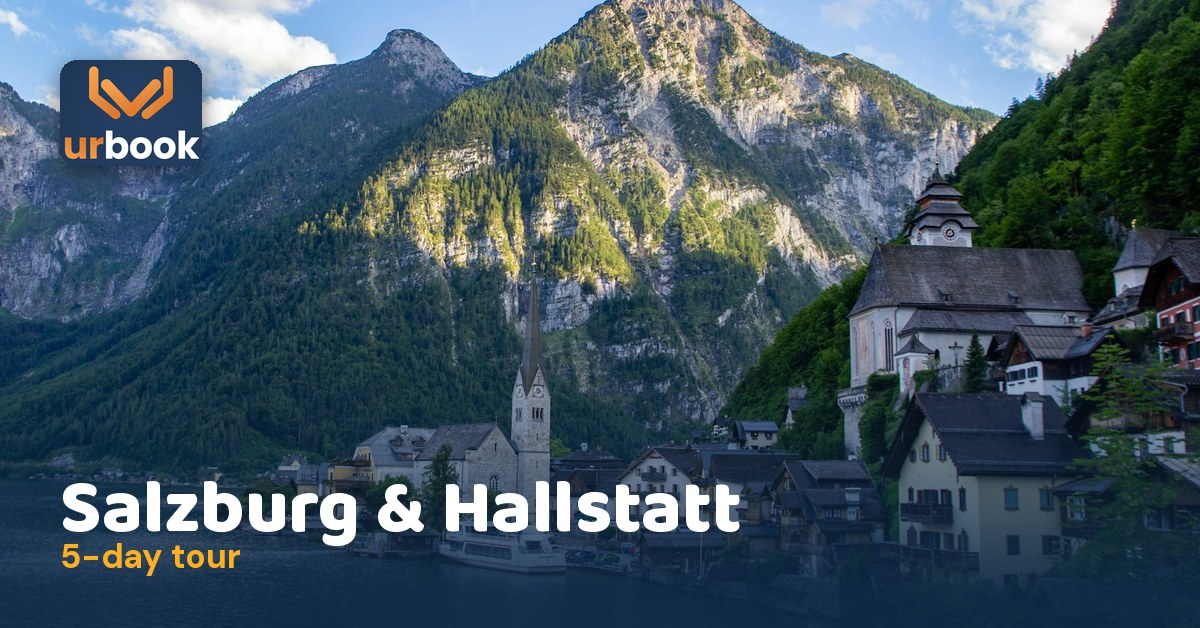
#> input picture ads/holidays/branded/europe-austria_landscape.jpg, 1200 x 628 px, given in place of urbook-logo.png, which was not available
$ python urbook_ad_images.py
#> lines starting #> are read from the running program, lines starting #| are printed output that depends on the picture
import csv,os
from PIL import Image,ImageOps,ImageDraw,ImageFont,ImageFilter
F='/home/claude/fonts/';INK=(14,42,71);SUN2=(255,176,32)
logo=Image.open('/home/claude/urbook-social/tools/urbook-logo.png').convert('RGB')
#> logo is the input picture: PIL image 1200x628 RGB; mean R, G, B 67.8, 87, 98.9
logo=logo.crop((150,250,930,830))  # mark + wordmark, trims navy margin
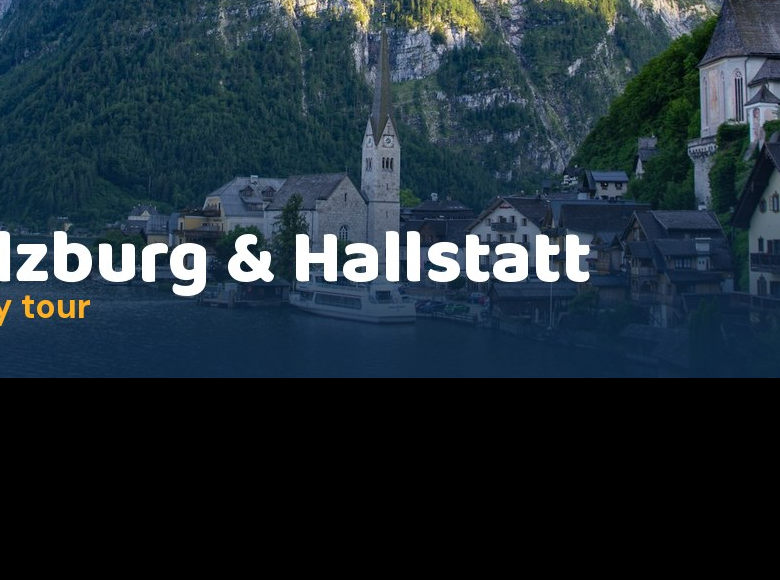
#> logo: PIL image 780x580 RGB; mean R, G, B 31.8, 45.6, 54.9
def badge(h):
  w=int(h*logo.width/logo.height);l=logo.resize((w,h),Image.LANCZOS)
  m=Image.new('L',(w,h),0);ImageDraw.Draw(m).rounded_rectangle((0,0,w-1,h-1),radius=int(h*.16),fill=255)
  return l,m
def fit_font(text,path,maxw,start,minsz):
  s=start
  while s>minsz:
    f=ImageFont.truetype(path,s)
    if f.getlength(text)<=maxw: return f
    s-=2
  return ImageFont.truetype(path,minsz)
def make(src,title,sub,W,H,out,brand=True):
  im=ImageOps.fit(ImageOps.exif_transpose(Image.open(src)).convert('RGB'),(W,H),Image.LANCZOS)
  if brand:
    g=Image.new('L',(1,H));gh=int(H*(.55 if H<W else .45))
    for y in range(H):
      t=max(0,(y-(H-gh))/gh);g.putpixel((0,y),int(235*min(1,t**1.3*1.15)))
    ov=Image.new('RGB',(W,H),INK);im=Image.composite(ov,im,g.resize((W,H)))
    d=ImageDraw.Draw(im);pad=int(W*.05)
    bh=int(H*(.17 if H<W else .1));l,m=badge(bh)
    sh=Image.new('L',(l.width+40,l.height+40),0);ImageDraw.Draw(sh).rounded_rectangle((20,20,20+l.width,20+l.height),radius=int(bh*.16),fill=120);sh=sh.filter(ImageFilter.GaussianBlur(10))
    im.paste((0,0,0),(pad-20,pad-14),sh);im.paste(l,(pad,pad),m)
    tf=fit_font(title,F+'Baloo2-800.ttf',W-2*pad,int(H*(.12 if H<W else .085)),30)
    sf=fit_font(sub,F+'DMSans-700.ttf',W-2*pad,int(H*(.055 if H<W else .04)),20)
    y_sub=H-pad-sf.size; y_t=y_sub-int(tf.size*1.12)
    d.text((pad,y_t),title,font=tf,fill='white');d.text((pad,y_sub),sub,font=sf,fill=SUN2)
  im.save(out,quality=88,optimize=True)
os.makedirs('branded',exist_ok=True);os.makedirs('clean',exist_ok=True)
#> (the run stopped early here; a loop or call above may not have finished)

$ run again, on ads/holidays/branded/europe-berlin-budapest_landscape.jpg
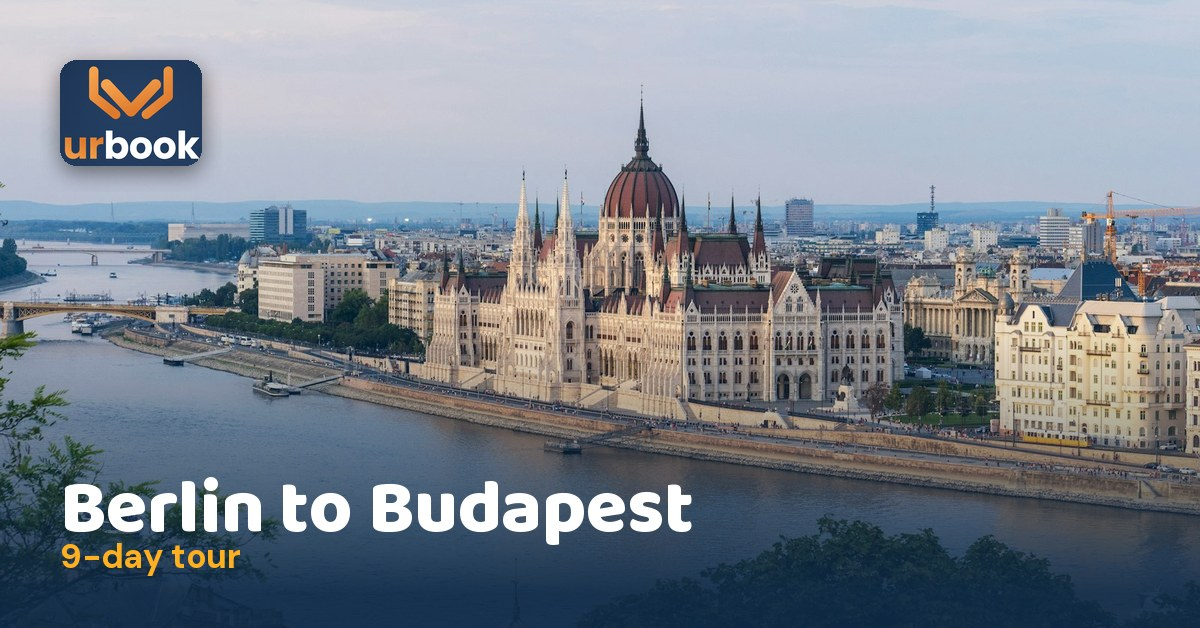
#> input picture ads/holidays/branded/europe-berlin-budapest_landscape.jpg, 1200 x 628 px, given in place of urbook-logo.png, which was not available
#> logo is the input picture: PIL image 1200x628 RGB; mean R, G, B 124.4, 132.7, 143.1
#> `logo=logo.crop((150,250,930,830))`:
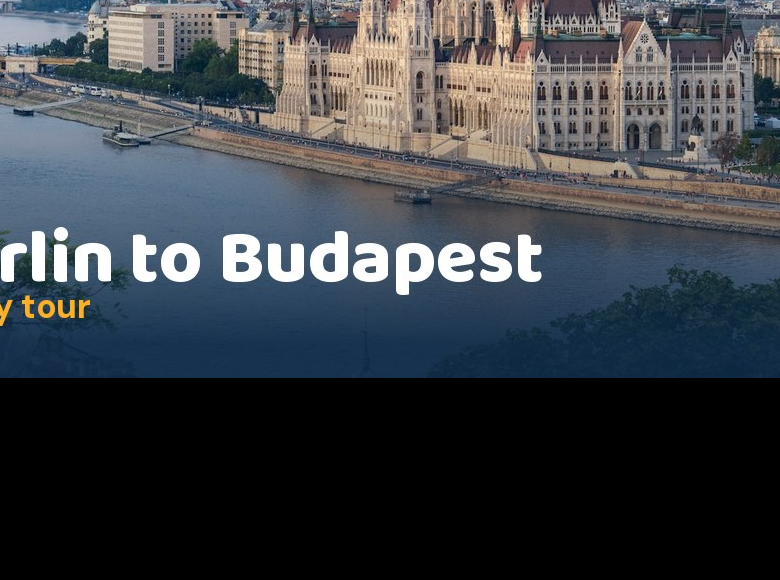
#> logo: PIL image 780x580 RGB; mean R, G, B 60.5, 65.2, 70.7

$ run again, on ads/holidays/branded/europe-berlin-budapest_square.jpg
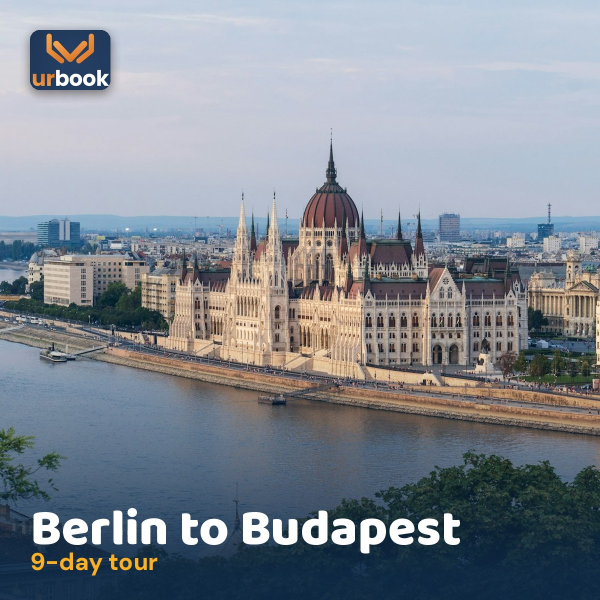
#> input picture ads/holidays/branded/europe-berlin-budapest_square.jpg, 1200 x 1200 px, given in place of urbook-logo.png, which was not available (shown at 1/2 size)
#> logo is the input picture: PIL image 1200x1200 RGB; mean R, G, B 129.8, 137.1, 146.5
#> `logo=logo.crop((150,250,930,830))`:
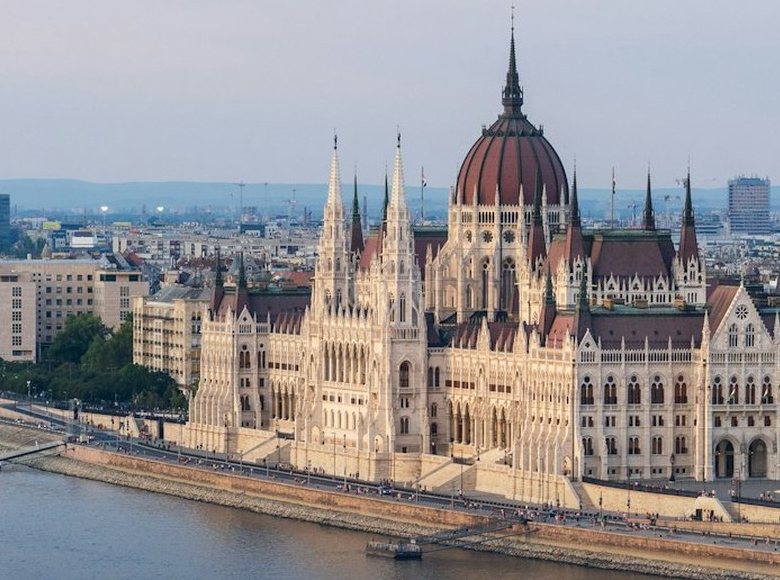
#> logo: PIL image 780x580 RGB; mean R, G, B 148.7, 145.7, 147.8

$ run again, on ads/holidays/branded/europe-germany_landscape.jpg
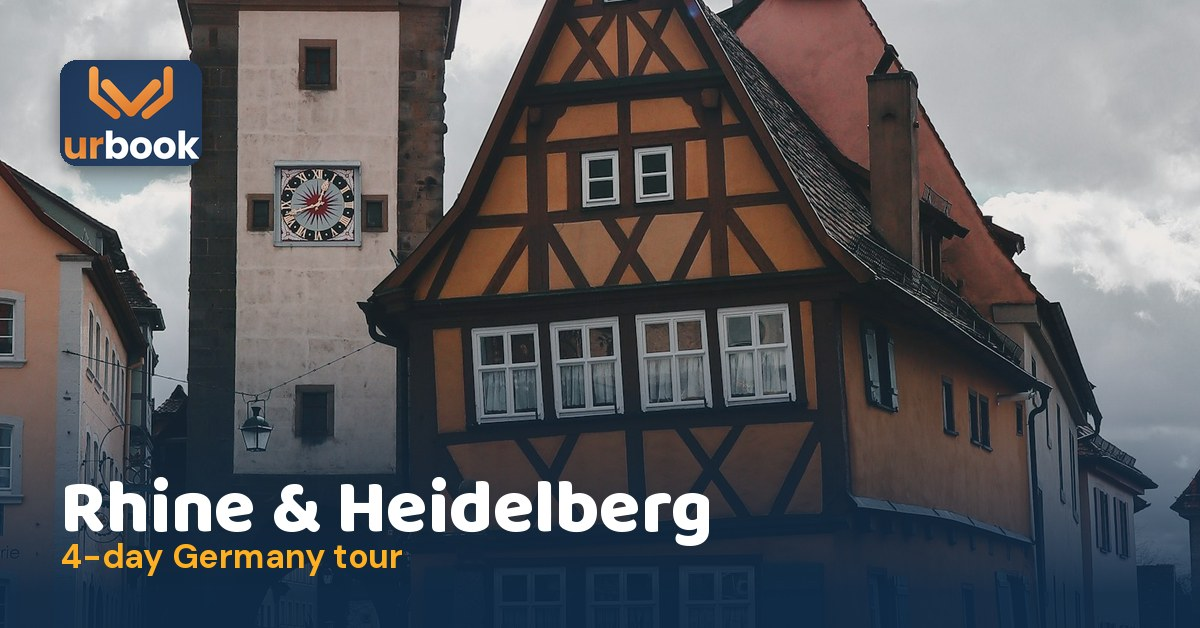
#> input picture ads/holidays/branded/europe-germany_landscape.jpg, 1200 x 628 px, given in place of urbook-logo.png, which was not available
#> logo is the input picture: PIL image 1200x628 RGB; mean R, G, B 92.3, 92.1, 95.7
#> `logo=logo.crop((150,250,930,830))`:
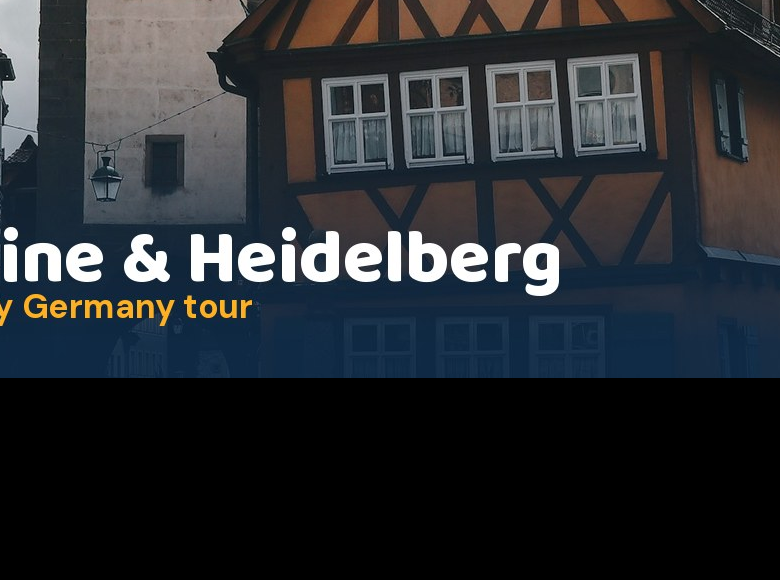
#> logo: PIL image 780x580 RGB; mean R, G, B 42.3, 45.9, 50.3
